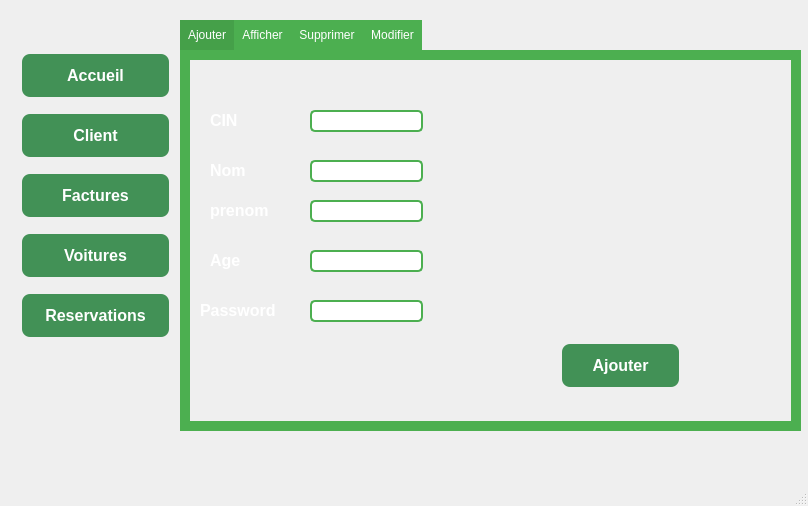
<?xml version="1.0" encoding="UTF-8"?>
<ui version="4.0">
 <class>Employe</class>
 <widget class="QMainWindow" name="Employe">
  <property name="geometry">
   <rect>
    <x>0</x>
    <y>0</y>
    <width>808</width>
    <height>506</height>
   </rect>
  </property>
  <property name="windowTitle">
   <string>Employes</string>
  </property>
  <property name="windowIcon">
   <iconset>
    <normaloff>../icon.png</normaloff>../icon.png</iconset>
  </property>
  <property name="styleSheet">
   <string notr="true">QMainWindow {
    background-image: url(C:/Users/ouniy/Desktop/projet c++/bg.jpg);
    background-repeat: no-repeat;
    background-position: center;
	
}</string>
  </property>
  <widget class="QWidget" name="centralwidget">
   <widget class="QTabWidget" name="tabWidget">
    <property name="geometry">
     <rect>
      <x>180</x>
      <y>20</y>
      <width>621</width>
      <height>411</height>
     </rect>
    </property>
    <property name="styleSheet">
     <string notr="true">QTabWidget {
    background-color: #f2f2f2; /* Background color for the tab widget */
}

QTabBar::tab {
    background-color: #4CAF50; /* Green background color for each tab */
    color: white; /* Text color for each tab */
    padding: 8px; /* Adjust padding as needed */
}

QTabBar::tab:selected {
    background-color: #45a049; /* Darker green background color for the selected tab */
}

QTabWidget::pane {
    border: 10px solid #4CAF50; /* Green border around the tab widget */
}
</string>
    </property>
    <property name="currentIndex">
     <number>0</number>
    </property>
    <widget class="QWidget" name="tab">
     <attribute name="title">
      <string>Ajouter</string>
     </attribute>
     <widget class="QLabel" name="label">
      <property name="geometry">
       <rect>
        <x>20</x>
        <y>50</y>
        <width>81</width>
        <height>21</height>
       </rect>
      </property>
      <property name="styleSheet">
       <string notr="true">QLabel {
    font-size: 16px; /* Adjust the font size as needed */
    font-weight: bold;
    color: #FFFFFF; /* Orange text color */
}
</string>
      </property>
      <property name="text">
       <string>CIN</string>
      </property>
     </widget>
     <widget class="QLabel" name="label_2">
      <property name="geometry">
       <rect>
        <x>20</x>
        <y>100</y>
        <width>61</width>
        <height>21</height>
       </rect>
      </property>
      <property name="styleSheet">
       <string notr="true">QLabel {
    font-size: 16px; /* Adjust the font size as needed */
    font-weight: bold;
    color: #FFFFFF; /* Orange text color */
}
</string>
      </property>
      <property name="text">
       <string>Nom</string>
      </property>
     </widget>
     <widget class="QLabel" name="label_3">
      <property name="geometry">
       <rect>
        <x>20</x>
        <y>140</y>
        <width>71</width>
        <height>20</height>
       </rect>
      </property>
      <property name="styleSheet">
       <string notr="true">QLabel {
    font-size: 16px; /* Adjust the font size as needed */
    font-weight: bold;
    color: #FFFFFF; /* Orange text color */
}
</string>
      </property>
      <property name="text">
       <string>prenom</string>
      </property>
     </widget>
     <widget class="QLineEdit" name="lineEdit">
      <property name="geometry">
       <rect>
        <x>120</x>
        <y>50</y>
        <width>113</width>
        <height>22</height>
       </rect>
      </property>
      <property name="styleSheet">
       <string notr="true">QLineEdit {
    padding: 2px;
    border: 2px solid #4CAF50; /* Green border */
    border-radius: 5px;
}

QLineEdit:focus {
    border: 2px solid #45a049; /* Darker green border on focus */
}
</string>
      </property>
     </widget>
     <widget class="QLineEdit" name="lineEdit_2">
      <property name="geometry">
       <rect>
        <x>120</x>
        <y>100</y>
        <width>113</width>
        <height>22</height>
       </rect>
      </property>
      <property name="styleSheet">
       <string notr="true">QLineEdit {
    padding: 2px;
    border: 2px solid #4CAF50; /* Green border */
    border-radius: 5px;
}

QLineEdit:focus {
    border: 2px solid #45a049; /* Darker green border on focus */
}</string>
      </property>
     </widget>
     <widget class="QLineEdit" name="lineEdit_3">
      <property name="geometry">
       <rect>
        <x>120</x>
        <y>140</y>
        <width>113</width>
        <height>22</height>
       </rect>
      </property>
      <property name="styleSheet">
       <string notr="true">QLineEdit {
    padding: 2px;
    border: 2px solid #4CAF50; /* Green border */
    border-radius: 5px;
}

QLineEdit:focus {
    border: 2px solid #45a049; /* Darker green border on focus */
}
</string>
      </property>
     </widget>
     <widget class="QPushButton" name="pushButton">
      <property name="geometry">
       <rect>
        <x>370</x>
        <y>280</y>
        <width>121</width>
        <height>51</height>
       </rect>
      </property>
      <property name="styleSheet">
       <string notr="true">QPushButton {
    background-color: 	#429156; /* Green */
    color: white;
    border: none;
    padding: 10px 20px;
    text-align: center;
    text-decoration: none;
    font-size: 16px;
    margin: 4px 2px;
    border-radius: 8px;
    font-weight: bold; /* Make the text bold */
}

QPushButton:hover {
    background-color: #45a040; /* Darker green on hover */
}
</string>
      </property>
      <property name="text">
       <string>Ajouter</string>
      </property>
     </widget>
     <widget class="QLabel" name="label_5">
      <property name="geometry">
       <rect>
        <x>50</x>
        <y>220</y>
        <width>56</width>
        <height>16</height>
       </rect>
      </property>
      <property name="text">
       <string/>
      </property>
     </widget>
     <widget class="QLineEdit" name="lineEdit_5">
      <property name="geometry">
       <rect>
        <x>120</x>
        <y>190</y>
        <width>113</width>
        <height>22</height>
       </rect>
      </property>
      <property name="styleSheet">
       <string notr="true">QLineEdit {
    padding: 2px;
    border: 2px solid #4CAF50; /* Green border */
    border-radius: 5px;
}

QLineEdit:focus {
    border: 2px solid #45a049; /* Darker green border on focus */
}
</string>
      </property>
     </widget>
     <widget class="QLabel" name="label_6">
      <property name="geometry">
       <rect>
        <x>20</x>
        <y>190</y>
        <width>81</width>
        <height>21</height>
       </rect>
      </property>
      <property name="styleSheet">
       <string notr="true">QLabel {
    font-size: 16px; /* Adjust the font size as needed */
    font-weight: bold;
    color: #FFFFFF; /* Orange text color */
}
</string>
      </property>
      <property name="text">
       <string>Age</string>
      </property>
     </widget>
     <widget class="QLabel" name="label_11">
      <property name="geometry">
       <rect>
        <x>10</x>
        <y>240</y>
        <width>81</width>
        <height>21</height>
       </rect>
      </property>
      <property name="styleSheet">
       <string notr="true">QLabel {
    font-size: 16px; /* Adjust the font size as needed */
    font-weight: bold;
    color: #FFFFFF; /* Orange text color */
}
</string>
      </property>
      <property name="text">
       <string>Password</string>
      </property>
     </widget>
     <widget class="QLineEdit" name="lineEdit_11">
      <property name="geometry">
       <rect>
        <x>120</x>
        <y>240</y>
        <width>113</width>
        <height>22</height>
       </rect>
      </property>
      <property name="styleSheet">
       <string notr="true">QLineEdit {
    padding: 2px;
    border: 2px solid #4CAF50; /* Green border */
    border-radius: 5px;
}

QLineEdit:focus {
    border: 2px solid #45a049; /* Darker green border on focus */
}
</string>
      </property>
      <property name="echoMode">
       <enum>QLineEdit::PasswordEchoOnEdit</enum>
      </property>
     </widget>
    </widget>
    <widget class="QWidget" name="tab_2">
     <attribute name="title">
      <string>Afficher</string>
     </attribute>
     <widget class="QTableView" name="tableView">
      <property name="geometry">
       <rect>
        <x>30</x>
        <y>50</y>
        <width>431</width>
        <height>231</height>
       </rect>
      </property>
      <property name="styleSheet">
       <string notr="true">QTableView {
    background-color: white; /* Background color for the table view */
    border: 2px solid #4CAF50; /* Green border around the table view */
    selection-background-color: #45a049; /* Highlight color on item selection */
	border-radius: 5px;
}

QTableView::item {
    padding: 5px;
}</string>
      </property>
     </widget>
     <widget class="QComboBox" name="comboBox">
      <property name="geometry">
       <rect>
        <x>220</x>
        <y>10</y>
        <width>121</width>
        <height>31</height>
       </rect>
      </property>
      <property name="styleSheet">
       <string notr="true">QComboBox {
    border: 2px solid #4CAF50; /* Green border */
    border-radius: 5px;
    padding: 5px;
}

QComboBox::drop-down {
    subcontrol-origin: padding;
    subcontrol-position: center right;
    width: 20px; /* Set the width of the drop-down button */
    border-left: 2px solid #4CAF50; /* Match the QComboBox border */
}

QComboBox QAbstractItemView {
    border: 2px solid #4CAF50; /* Match the QComboBox border */
    background-color: white; /* Background color for the drop-down list */
    selection-background-color: #45a049; /* Highlight color on item selection */
}
</string>
      </property>
      <item>
       <property name="text">
        <string>CIN</string>
       </property>
      </item>
      <item>
       <property name="text">
        <string>Age</string>
       </property>
      </item>
      <item>
       <property name="text">
        <string>Nom</string>
       </property>
      </item>
      <item>
       <property name="text">
        <string>Prenom</string>
       </property>
      </item>
     </widget>
     <widget class="QPushButton" name="pushButton_3">
      <property name="geometry">
       <rect>
        <x>390</x>
        <y>10</y>
        <width>131</width>
        <height>41</height>
       </rect>
      </property>
      <property name="styleSheet">
       <string notr="true">QPushButton {
    background-color: 	#429156; /* Green */
    color: white;
    border: none;
    padding: 10px 20px;
    text-align: center;
    text-decoration: none;
    display: inline-block;
    font-size: 16px;
    margin: 4px 2px;
    cursor: pointer;
    border-radius: 8px;
    font-weight: bold; /* Make the text bold */
}

QPushButton:hover {
    background-color: #45a040; /* Darker green on hover */
}
</string>
      </property>
      <property name="text">
       <string>Recherche</string>
      </property>
     </widget>
     <widget class="QLineEdit" name="lineEdit_10">
      <property name="geometry">
       <rect>
        <x>50</x>
        <y>10</y>
        <width>113</width>
        <height>31</height>
       </rect>
      </property>
      <property name="styleSheet">
       <string notr="true">QLineEdit {
    padding: 2px;
    border: 2px solid #4CAF50; /* Green border */
    border-radius: 5px;
}

QLineEdit:focus {
    border: 2px solid #45a049; /* Darker green border on focus */
}</string>
      </property>
     </widget>
     <widget class="QPushButton" name="stat">
      <property name="geometry">
       <rect>
        <x>360</x>
        <y>280</y>
        <width>151</width>
        <height>51</height>
       </rect>
      </property>
      <property name="styleSheet">
       <string notr="true">QPushButton {
    background-color: 	#429156; /* Green */
    color: white;
    border: none;
    padding: 10px 20px;
    text-align: center;
    text-decoration: none;
    display: inline-block;
    font-size: 16px;
    margin: 4px 2px;
    cursor: pointer;
    border-radius: 8px;
    font-weight: bold; /* Make the text bold */
}

QPushButton:hover {
    background-color: #45a040; /* Darker green on hover */
}
</string>
      </property>
      <property name="text">
       <string>Statistique</string>
      </property>
     </widget>
     <widget class="QPushButton" name="camera">
      <property name="geometry">
       <rect>
        <x>20</x>
        <y>290</y>
        <width>111</width>
        <height>51</height>
       </rect>
      </property>
      <property name="styleSheet">
       <string notr="true">QPushButton {
    background-color: 	#429156; /* Green */
    color: white;
    border: none;
    padding: 10px 20px;
    text-align: center;
    text-decoration: none;
    font-size: 16px;
    margin: 4px 2px;
    border-radius: 8px;
    font-weight: bold; /* Make the text bold */
}

QPushButton:hover {
    background-color: #45a040; /* Darker green on hover */
}
</string>
      </property>
      <property name="text">
       <string>Camera</string>
      </property>
     </widget>
     <widget class="QPushButton" name="export_excel">
      <property name="geometry">
       <rect>
        <x>164</x>
        <y>282</y>
        <width>131</width>
        <height>51</height>
       </rect>
      </property>
      <property name="styleSheet">
       <string notr="true">QPushButton {
    background-color: 	#429156; /* Green */
    color: white;
    border: none;
    padding: 10px 20px;
    text-align: center;
    text-decoration: none;
    display: inline-block;
    font-size: 16px;
    margin: 4px 2px;
    cursor: pointer;
    border-radius: 8px;
    font-weight: bold; /* Make the text bold */
}

QPushButton:hover {
    background-color: #45a040; /* Darker green on hover */
}
</string>
      </property>
      <property name="text">
       <string>Export</string>
      </property>
     </widget>
    </widget>
    <widget class="QWidget" name="tab_3">
     <attribute name="title">
      <string>Supprimer</string>
     </attribute>
     <widget class="QLabel" name="label_4">
      <property name="geometry">
       <rect>
        <x>100</x>
        <y>130</y>
        <width>91</width>
        <height>31</height>
       </rect>
      </property>
      <property name="styleSheet">
       <string notr="true">QLabel {
    font-size: 16px; /* Adjust the font size as needed */
    font-weight: bold;
    color: #FFFFFF; /* Orange text color */
}
</string>
      </property>
      <property name="text">
       <string>CIN</string>
      </property>
     </widget>
     <widget class="QLineEdit" name="lineEdit_4">
      <property name="geometry">
       <rect>
        <x>230</x>
        <y>130</y>
        <width>113</width>
        <height>22</height>
       </rect>
      </property>
      <property name="styleSheet">
       <string notr="true">QLineEdit {
    padding: 2px;
    border: 2px solid #4CAF50; /* Green border */
    border-radius: 5px;
}

QLineEdit:focus {
    border: 2px solid #45a049; /* Darker green border on focus */
}</string>
      </property>
     </widget>
     <widget class="QPushButton" name="pb_supprimer">
      <property name="geometry">
       <rect>
        <x>352</x>
        <y>220</y>
        <width>151</width>
        <height>51</height>
       </rect>
      </property>
      <property name="styleSheet">
       <string notr="true">QPushButton {
    background-color: 	#429156; /* Green */
    color: white;
    border: none;
    padding: 10px 20px;
    text-align: center;
    text-decoration: none;
    font-size: 16px;
    margin: 4px 2px;
    border-radius: 8px;
    font-weight: bold; /* Make the text bold */
}

QPushButton:hover {
    background-color: #45a040; /* Darker green on hover */
}
</string>
      </property>
      <property name="text">
       <string>Supprimer</string>
      </property>
     </widget>
    </widget>
    <widget class="QWidget" name="tab_4">
     <attribute name="title">
      <string>Modifier</string>
     </attribute>
     <widget class="QLineEdit" name="lineEdit_6">
      <property name="geometry">
       <rect>
        <x>150</x>
        <y>140</y>
        <width>113</width>
        <height>22</height>
       </rect>
      </property>
      <property name="styleSheet">
       <string notr="true">QLineEdit {
    padding: 2px;
    border: 2px solid #4CAF50; /* Green border */
    border-radius: 5px;
}

QLineEdit:focus {
    border: 2px solid #45a049; /* Darker green border on focus */
}</string>
      </property>
     </widget>
     <widget class="QLabel" name="label_7">
      <property name="geometry">
       <rect>
        <x>55</x>
        <y>140</y>
        <width>71</width>
        <height>21</height>
       </rect>
      </property>
      <property name="styleSheet">
       <string notr="true">QLabel {
    font-size: 16px; /* Adjust the font size as needed */
    font-weight: bold;
    color: #FFFFFF; /* Orange text color */
}
</string>
      </property>
      <property name="text">
       <string>prenom</string>
      </property>
     </widget>
     <widget class="QLabel" name="label_8">
      <property name="geometry">
       <rect>
        <x>50</x>
        <y>50</y>
        <width>81</width>
        <height>21</height>
       </rect>
      </property>
      <property name="styleSheet">
       <string notr="true">QLabel {
    font-size: 16px; /* Adjust the font size as needed */
    font-weight: bold;
    color: #FFFFFF; /* Orange text color */
}
</string>
      </property>
      <property name="text">
       <string>CIN</string>
      </property>
     </widget>
     <widget class="QLabel" name="label_9">
      <property name="geometry">
       <rect>
        <x>55</x>
        <y>100</y>
        <width>71</width>
        <height>21</height>
       </rect>
      </property>
      <property name="styleSheet">
       <string notr="true">QLabel {
    font-size: 16px; /* Adjust the font size as needed */
    font-weight: bold;
    color: #FFFFFF; /* Orange text color */
}
</string>
      </property>
      <property name="text">
       <string>Nom</string>
      </property>
     </widget>
     <widget class="QLabel" name="label_10">
      <property name="geometry">
       <rect>
        <x>55</x>
        <y>190</y>
        <width>71</width>
        <height>21</height>
       </rect>
      </property>
      <property name="styleSheet">
       <string notr="true">QLabel {
    font-size: 16px; /* Adjust the font size as needed */
    font-weight: bold;
    color: #FFFFFF; /* Orange text color */
}
</string>
      </property>
      <property name="text">
       <string>Age</string>
      </property>
     </widget>
     <widget class="QLineEdit" name="lineEdit_7">
      <property name="geometry">
       <rect>
        <x>150</x>
        <y>50</y>
        <width>113</width>
        <height>22</height>
       </rect>
      </property>
      <property name="styleSheet">
       <string notr="true">QLineEdit {
    padding: 2px;
    border: 2px solid #4CAF50; /* Green border */
    border-radius: 5px;
}

QLineEdit:focus {
    border: 2px solid #45a049; /* Darker green border on focus */
}</string>
      </property>
     </widget>
     <widget class="QLineEdit" name="lineEdit_8">
      <property name="geometry">
       <rect>
        <x>150</x>
        <y>100</y>
        <width>113</width>
        <height>22</height>
       </rect>
      </property>
      <property name="styleSheet">
       <string notr="true">QLineEdit {
    padding: 2px;
    border: 2px solid #4CAF50; /* Green border */
    border-radius: 5px;
}

QLineEdit:focus {
    border: 2px solid #45a049; /* Darker green border on focus */
}</string>
      </property>
     </widget>
     <widget class="QPushButton" name="pushButton_2">
      <property name="geometry">
       <rect>
        <x>400</x>
        <y>270</y>
        <width>141</width>
        <height>51</height>
       </rect>
      </property>
      <property name="styleSheet">
       <string notr="true">QPushButton {
    background-color: 	#429156; /* Green */
    color: white;
    border: none;
    padding: 10px 20px;
    text-align: center;
    text-decoration: none;
    font-size: 16px;
    margin: 4px 2px;
    border-radius: 8px;
    font-weight: bold; /* Make the text bold */
}

QPushButton:hover {
    background-color: #45a040; /* Darker green on hover */
}
</string>
      </property>
      <property name="text">
       <string>Modifier</string>
      </property>
     </widget>
     <widget class="QLineEdit" name="lineEdit_9">
      <property name="geometry">
       <rect>
        <x>150</x>
        <y>190</y>
        <width>113</width>
        <height>22</height>
       </rect>
      </property>
      <property name="styleSheet">
       <string notr="true">QLineEdit {
    padding: 2px;
    border: 2px solid #4CAF50; /* Green border */
    border-radius: 5px;
}

QLineEdit:focus {
    border: 2px solid #45a049; /* Darker green border on focus */
}</string>
      </property>
     </widget>
     <widget class="QLabel" name="label_12">
      <property name="geometry">
       <rect>
        <x>30</x>
        <y>240</y>
        <width>91</width>
        <height>21</height>
       </rect>
      </property>
      <property name="styleSheet">
       <string notr="true">QLabel {
    font-size: 16px; /* Adjust the font size as needed */
    font-weight: bold;
    color: #FFFFFF; /* Orange text color */
}
</string>
      </property>
      <property name="text">
       <string>Password</string>
      </property>
     </widget>
     <widget class="QLineEdit" name="lineEdit_12">
      <property name="geometry">
       <rect>
        <x>150</x>
        <y>240</y>
        <width>113</width>
        <height>22</height>
       </rect>
      </property>
      <property name="styleSheet">
       <string notr="true">QLineEdit {
    padding: 2px;
    border: 2px solid #4CAF50; /* Green border */
    border-radius: 5px;
}

QLineEdit:focus {
    border: 2px solid #45a049; /* Darker green border on focus */
}</string>
      </property>
      <property name="echoMode">
       <enum>QLineEdit::PasswordEchoOnEdit</enum>
      </property>
     </widget>
    </widget>
   </widget>
   <widget class="QPushButton" name="pushButton_4">
    <property name="geometry">
     <rect>
      <x>20</x>
      <y>50</y>
      <width>151</width>
      <height>51</height>
     </rect>
    </property>
    <property name="styleSheet">
     <string notr="true">QPushButton {
    background-color: 	#429156; /* Green */
    color: white;
    border: none;
    padding: 10px 20px;
    text-align: center;
    text-decoration: none;
    display: inline-block;
    font-size: 16px;
    margin: 4px 2px;
    cursor: pointer;
    border-radius: 8px;
    font-weight: bold; /* Make the text bold */
}

QPushButton:hover {
    background-color: #45a040; /* Darker green on hover */
}
</string>
    </property>
    <property name="text">
     <string>Accueil</string>
    </property>
   </widget>
   <widget class="QPushButton" name="pushButton_5">
    <property name="geometry">
     <rect>
      <x>20</x>
      <y>110</y>
      <width>151</width>
      <height>51</height>
     </rect>
    </property>
    <property name="styleSheet">
     <string notr="true">QPushButton {
    background-color: 	#429156; /* Green */
    color: white;
    border: none;
    padding: 10px 20px;
    text-align: center;
    text-decoration: none;
    display: inline-block;
    font-size: 16px;
    margin: 4px 2px;
    cursor: pointer;
    border-radius: 8px;
    font-weight: bold; /* Make the text bold */
}

QPushButton:hover {
    background-color: #45a040; /* Darker green on hover */
}
</string>
    </property>
    <property name="text">
     <string>Client</string>
    </property>
   </widget>
   <widget class="QPushButton" name="pushButton_6">
    <property name="geometry">
     <rect>
      <x>20</x>
      <y>170</y>
      <width>151</width>
      <height>51</height>
     </rect>
    </property>
    <property name="styleSheet">
     <string notr="true">QPushButton {
    background-color: 	#429156; /* Green */
    color: white;
    border: none;
    padding: 10px 20px;
    text-align: center;
    text-decoration: none;
    display: inline-block;
    font-size: 16px;
    margin: 4px 2px;
    cursor: pointer;
    border-radius: 8px;
    font-weight: bold; /* Make the text bold */
}

QPushButton:hover {
    background-color: #45a040; /* Darker green on hover */
}
</string>
    </property>
    <property name="text">
     <string>Factures</string>
    </property>
   </widget>
   <widget class="QPushButton" name="pushButton_7">
    <property name="geometry">
     <rect>
      <x>20</x>
      <y>230</y>
      <width>151</width>
      <height>51</height>
     </rect>
    </property>
    <property name="styleSheet">
     <string notr="true">QPushButton {
    background-color: 	#429156; /* Green */
    color: white;
    border: none;
    padding: 10px 20px;
    text-align: center;
    text-decoration: none;
    font-size: 16px;
    margin: 4px 2px;
    border-radius: 8px;
    font-weight: bold; /* Make the text bold */
}

QPushButton:hover {
    background-color: #45a040; /* Darker green on hover */
}
</string>
    </property>
    <property name="text">
     <string>Voitures</string>
    </property>
   </widget>
   <widget class="QPushButton" name="pushButton_8">
    <property name="geometry">
     <rect>
      <x>20</x>
      <y>290</y>
      <width>151</width>
      <height>51</height>
     </rect>
    </property>
    <property name="styleSheet">
     <string notr="true">QPushButton {
    background-color: 	#429156; /* Green */
    color: white;
    border: none;
    padding: 10px 20px;
    text-align: center;
    text-decoration: none;
    display: inline-block;
    font-size: 16px;
    margin: 4px 2px;
    cursor: pointer;
    border-radius: 8px;
    font-weight: bold; /* Make the text bold */
}

QPushButton:hover {
    background-color: #45a040; /* Darker green on hover */
}
</string>
    </property>
    <property name="text">
     <string>Reservations</string>
    </property>
   </widget>
  </widget>
  <widget class="QMenuBar" name="menubar">
   <property name="geometry">
    <rect>
     <x>0</x>
     <y>0</y>
     <width>808</width>
     <height>22</height>
    </rect>
   </property>
  </widget>
  <widget class="QStatusBar" name="statusbar"/>
 </widget>
 <resources/>
 <connections/>
</ui>
